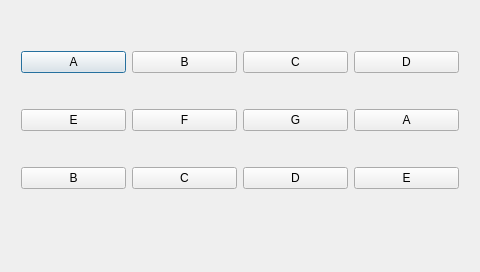
<?xml version="1.0" encoding="UTF-8"?>
<ui version="4.0">
 <class>Dialog</class>
 <widget class="QDialog" name="Dialog">
  <property name="geometry">
   <rect>
    <x>0</x>
    <y>0</y>
    <width>480</width>
    <height>272</height>
   </rect>
  </property>
  <property name="windowTitle">
   <string>Buzzer</string>
  </property>
  <widget class="QWidget" name="gridLayoutWidget">
   <property name="geometry">
    <rect>
     <x>10</x>
     <y>10</y>
     <width>460</width>
     <height>221</height>
    </rect>
   </property>
   <layout class="QGridLayout" name="gridLayout" rowstretch="0,0,0" columnstretch="0">
    <property name="spacing">
     <number>6</number>
    </property>
    <item row="0" column="0">
     <layout class="QHBoxLayout" name="horizontalLayout_4">
      <item>
       <widget class="QPushButton" name="pushButton_01">
        <property name="text">
         <string>A</string>
        </property>
       </widget>
      </item>
      <item>
       <widget class="QPushButton" name="pushButton_02">
        <property name="text">
         <string>B</string>
        </property>
       </widget>
      </item>
      <item>
       <widget class="QPushButton" name="pushButton_03">
        <property name="text">
         <string>C</string>
        </property>
       </widget>
      </item>
      <item>
       <widget class="QPushButton" name="pushButton_04">
        <property name="text">
         <string>D</string>
        </property>
       </widget>
      </item>
     </layout>
    </item>
    <item row="1" column="0">
     <layout class="QHBoxLayout" name="horizontalLayout_5">
      <item>
       <widget class="QPushButton" name="pushButton_05">
        <property name="text">
         <string>E</string>
        </property>
       </widget>
      </item>
      <item>
       <widget class="QPushButton" name="pushButton_06">
        <property name="text">
         <string>F</string>
        </property>
       </widget>
      </item>
      <item>
       <widget class="QPushButton" name="pushButton_07">
        <property name="text">
         <string>G</string>
        </property>
       </widget>
      </item>
      <item>
       <widget class="QPushButton" name="pushButton_08">
        <property name="text">
         <string>A</string>
        </property>
       </widget>
      </item>
     </layout>
    </item>
    <item row="2" column="0">
     <layout class="QHBoxLayout" name="horizontalLayout_6">
      <item>
       <widget class="QPushButton" name="pushButton_09">
        <property name="text">
         <string>B</string>
        </property>
       </widget>
      </item>
      <item>
       <widget class="QPushButton" name="pushButton_10">
        <property name="text">
         <string>C</string>
        </property>
       </widget>
      </item>
      <item>
       <widget class="QPushButton" name="pushButton_11">
        <property name="text">
         <string>D</string>
        </property>
       </widget>
      </item>
      <item>
       <widget class="QPushButton" name="pushButton_12">
        <property name="text">
         <string>E</string>
        </property>
       </widget>
      </item>
     </layout>
    </item>
   </layout>
  </widget>
 </widget>
 <layoutdefault spacing="6" margin="11"/>
 <resources/>
 <connections/>
</ui>
